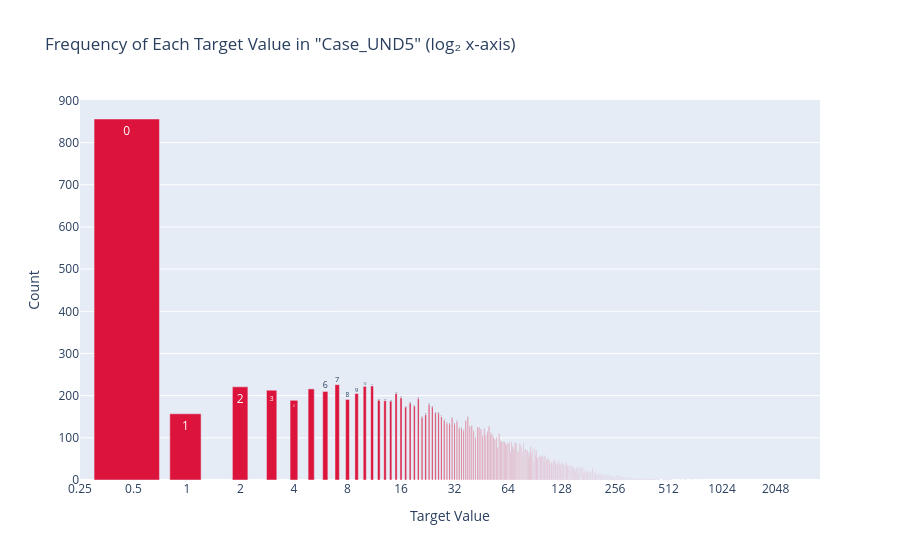

Write notebook code for a chart like this one.
### Code cell
plot_log2_frequency(dataset, 'Case_UND5')

### Figure 1 — Plotly figure (JSON) as saved in the notebook; plotly's stock layout.template omitted (floating-point values rounded to 4 significant figures; data arrays with more than 128 entries replaced by an {"elided": "..."} marker saying what was removed)
{"data": [{"hovertemplate": "Value: %{text}<br>Count: %{y}<extra></extra>", "marker": {"color": "crimson"}, "text": {"elided": "460 str values"}, "type": "bar", "x": {"elided": "460 float values"}, "y": {"elided": "460 int values"}}], "layout": {"title": {"text": "Frequency of Each Target Value in \"Case_UND5\" (log₂ x-axis)"}, "xaxis": {"dtick": 0.301, "title": {"text": "Target Value"}, "type": "log"}, "yaxis": {"title": {"text": "Count"}}}}
